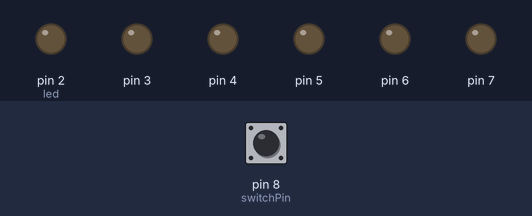
Recording of a sketch running on a simulated Arduino Uno, built with avr-gcc and run on an emulated ATmega328P. On the bench: output pins drawn as LEDs (lit = HIGH). Inputs (shaded band) come from the test bench; at power-on: pin 8 (switchPin) LOW. What the sketch prints to the serial monitor is not drawn.

Above: at 0.1 s.
At 60.1 s:
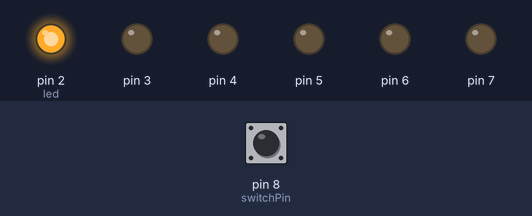
At 120.1 s:
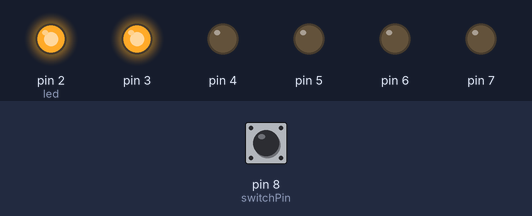
Timing chart, 0 to 121.6 s (numbered marks = the images above):
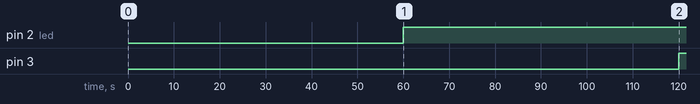

Measured:
- by itself, pin 2 (led): LOW → HIGH at 60.0 s
- by itself, pin 3: LOW → HIGH at 120 s

The sketch:

p08_DigitalHourglass.ino
```cpp
/*
  Arduino Starter Kit example
  Project 8 - Digital Hourglass

  This sketch is written to accompany Project 8 in the Arduino Starter Kit

  Parts required:
  - 10 kilohm resistor
  - six 220 ohm resistors
  - six LEDs
  - tilt switch

  NOTE: This sketch is intentionally incomplete. Make sure to add your own code
  for whatever you want to happen at the end of the hour.

  created 13 Sep 2012
  by Scott Fitzgerald

  https://store.arduino.cc/genuino-starter-kit

  This example code is part of the public domain.
*/

// named constant for the switch pin
const int switchPin = 8;

unsigned long previousTime = 0;  // store the last time an LED was updated
int switchState = 0;             // the current switch state
int prevSwitchState = 0;         // the previous switch state
int led = 2;                     // a variable to refer to the LEDs

// 600000 = 10 minutes in milliseconds
long interval = 60000;  // interval at which to light the next LED

void setup() {
  // set the LED pins as outputs
  for (int x = 2; x < 8; x++) {
    pinMode(x, OUTPUT);
  }
  // set the tilt switch pin as input
  pinMode(switchPin, INPUT);

  Serial.begin(9600);
}

void loop() {
  // store the time since the Arduino started running in a variable
  unsigned long currentTime = millis();

  Serial.println(currentTime);

  // compare the current time to the previous time an LED turned on
  // if it is greater than your interval, run the if statement
  if (currentTime - previousTime > interval) {
    Serial.println("case");
    // save the current time as the last time you changed an LED
    previousTime = currentTime;
    // Turn the LED on
    digitalWrite(led, HIGH);
    // increment the led variable
    // in 10 minutes the next LED will light up
    led++;

    if (led == 7) {
      // the hour is up
      // add your indicator code here
    }
  }

  //Serial.println("switchState:");
  //Serial.println(switchState);
  //Serial.println("prevSwitchState");
  //Serial.println(prevSwitchState);

  // read the switch value
  switchState = digitalRead(switchPin);

  // if the switch has changed
  if (switchState != prevSwitchState) {
    // turn all the LEDs low
    for (int x = 2; x < 8; x++) {
      digitalWrite(x, LOW);
    }

    // reset the LED variable to the first one
    led = 2;

    //reset the timer
    previousTime = currentTime;
  }
  // set the previous switch state to the current state
  prevSwitchState = switchState;
}
```
